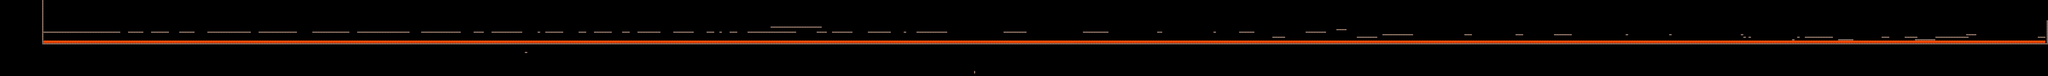

Below is a game level as drawn by its tile map, then a one-line description and the .tmx that defines it (tile-layer data replaced by summaries):
An orthogonal 800x30 tile map with 32x32 px tiles, 2 tile layers (Tilelaag 1, muren), 3 tilesets and 7 objects.

<map version="1.10" tiledversion="1.10.2" orientation="orthogonal" renderorder="right-down" width="800" height="30" tilewidth="32" tileheight="32" infinite="0" nextlayerid="4" nextobjectid="1">
 <tileset firstgid="1" name="tileset_dirt" tilewidth="32" tileheight="32" tilecount="18" columns="6">
  <image source="Tilesets/tileset_dirt.png" width="192" height="96" />
  <tile id="4">
   <objectgroup draworder="index" id="2">
    <object id="1" x="0" y="16" width="16" height="15" />
   </objectgroup>
  </tile>
  <tile id="8">
   <objectgroup draworder="index" id="2">
    <object id="1" x="0" y="0" width="32" height="32" />
   </objectgroup>
  </tile>
  <tile id="10">
   <objectgroup draworder="index" id="4">
    <object id="12" x="0" y="15.8476" width="32" height="15" />
   </objectgroup>
  </tile>
 </tileset>
 <tileset firstgid="19" name="tileset_lava" tilewidth="32" tileheight="32" tilecount="21" columns="7">
  <image source="Tilesets/tileset_lava.png" width="240" height="112" />
  <tile id="1">
   <objectgroup draworder="index" id="3">
    <object id="2" x="0" y="13" width="32" height="19" />
   </objectgroup>
  </tile>
  <tile id="12">
   <objectgroup draworder="index" id="2">
    <object id="1" x="0" y="16" width="32" height="16" />
    <object id="2" x="0" y="16" width="32" height="16" />
   </objectgroup>
  </tile>
 </tileset>
 <tileset firstgid="40" name="lava_tile1" tilewidth="32" tileheight="32" tilecount="4" columns="2">
  <image source="Tilesets/lava_tile1.png" width="64" height="64" />
  <tile id="0">
   <objectgroup draworder="index" id="2">
    <object id="1" x="0" y="11.5654" width="32" height="20.4346" />
   </objectgroup>
  </tile>
 </tileset>
 <layer id="1" name="Tilelaag 1" width="800" height="30">
  <data>[24000 cells, 0 non-empty, 0 distinct tile ids]</data>
 </layer>
 <layer id="2" name="muren" width="800" height="30">
  <properties>
   <property name="solid" type="bool" value="true" />
  </properties>
  <data>[24000 cells, 2000 non-empty, 5 distinct tile ids]</data>
 </layer>
</map>
